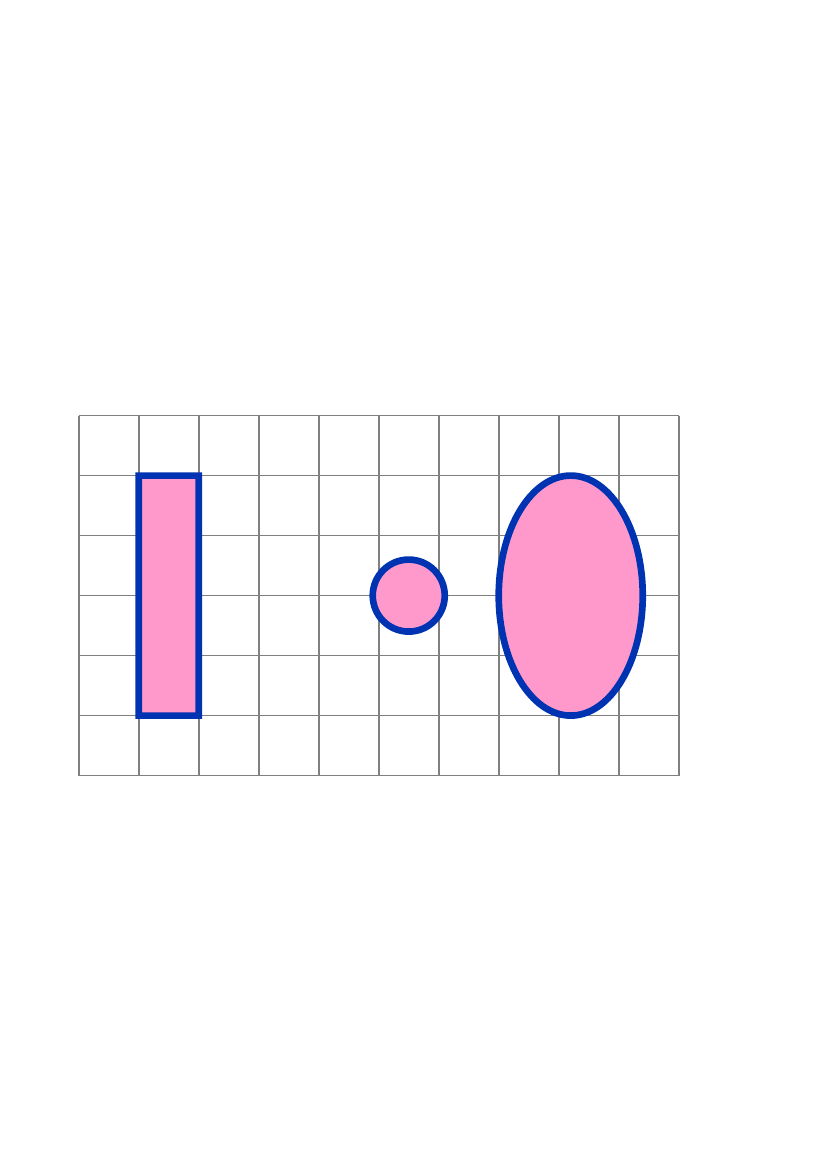

Recreate this plot in Python.
from reportlab.pdfgen.canvas import Canvas
from reportlab.lib.units import inch, cm
from reportlab.lib.pagesizes import A4


def translate(canvas):
    canvas.translate(dx=2*cm, dy=10*cm)


def scale(canvas):
    canvas.scale(x=1.2, y=1.2)


def variousshapes(canvas):
    # Configuração da polegada
    i = int(inch)
    canvas.setStrokeGray(0.5)  # Defina a cor cinza do grid
    canvas.grid(xlist=range(0, int(11*i/2), int(i/2)), ylist=range(0, int(7*i/2), int(i/2)))  # Define o grid

    # Configuração da Linha
    canvas.setLineWidth(width=4)
    canvas.setStrokeColorRGB(r=0, g=0.2, b=0.7)
    canvas.setFillColorRGB(r=1, g=0.6, b=0.8)

    # Desenho das 3 figuras geométricas
    p = canvas.beginPath()
    p.rect(x=0.5*inch, y=0.5*inch, width=0.5*inch, height=2*inch)
    p.circle(x_cen=2.75*inch, y_cen=1.5*inch, r=0.3*inch)
    p.ellipse(x=3.5*inch, y=0.5*inch, width=1.2*inch, height=2*inch)
    canvas.drawPath(p, fill=1, stroke=1)


if __name__ == '__main__':
    pdf = Canvas(filename="various_shapes.pdf", pagesize=A4)
    translate(pdf)
    scale(pdf)
    variousshapes(pdf)
    pdf.showPage()
    pdf.save()
